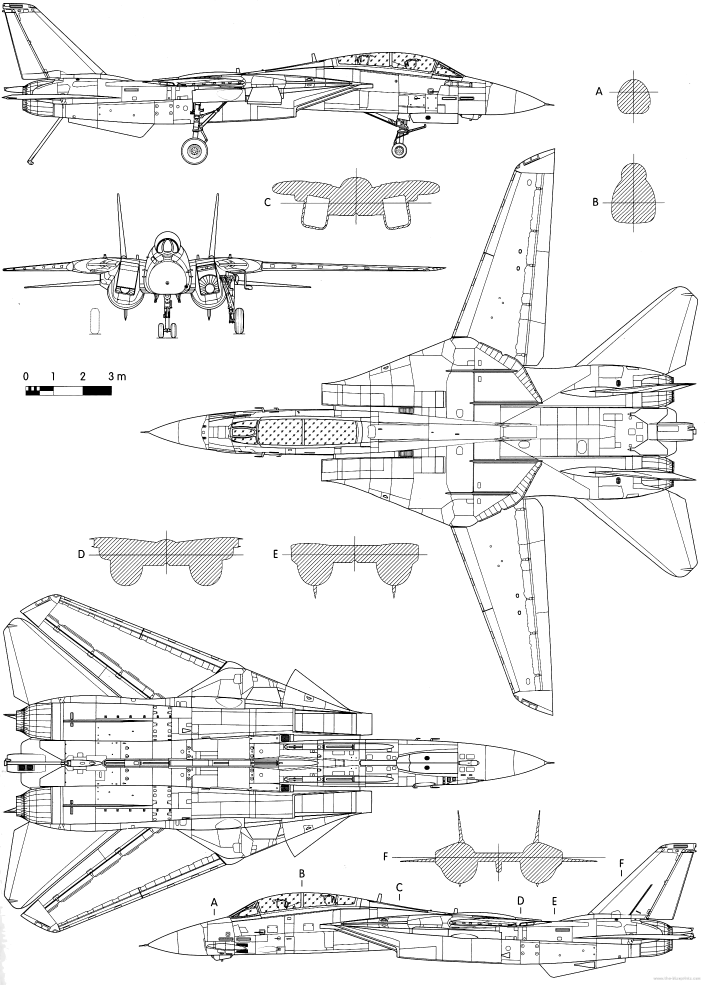
#> input picture references/UPC_Figure3_15_source_exact.png, 2113 x 2953 px (shown at 1/3 size)
$ python recover_C_aperture_white_envelopes_v2.py
#> lines starting #> are read from the running program, lines starting #| are printed output that depends on the picture
"""C-Öffnungen aus Weißkomponenten rekonstruieren; keine Kontur ersetzen."""
from pathlib import Path
from collections import deque
from PIL import Image,ImageDraw
import numpy as np,json,hashlib
O=Path(__file__).parent;R=O.parents[1];src=R/'references/UPC_Figure3_15_source_exact.png';im=Image.open(src).convert('RGB');a=np.array(im.convert('L'));cases=[]
#> further down, im is the input picture: PIL image 2113x2953 RGB; min 0, max 255, mean 239.5
for threshold in [96,128,160]:
 loops=[]
 for label,(lo,hi),seeds in [('links',(900,1000),[(950,600),(950,640)]),('rechts',(1140,1240),[(1180,600),(1180,640)])]:
  comps=[]
  for seed in seeds:
   assert a[seed[1],seed[0]]>=threshold;q=deque([seed]);seen={seed}
   while q:
    x,y=q.popleft()
    for xx,yy in [(x-1,y),(x+1,y),(x,y-1),(x,y+1)]:
     if lo<=xx<hi and 580<=yy<690 and (xx,yy) not in seen and a[yy,xx]>=threshold:seen.add((xx,yy));q.append((xx,yy))
   assert all(lo<x<hi-1 and 580<y<689 for x,y in seen);comps.append(seen)
  assert not comps[0].intersection(comps[1]);points=comps[0]|comps[1];ys=sorted(set(y for x,y in points if not 607<=y<=611));missing=[y for y in range(ys[0],ys[-1]+1) if y not in ys];assert all(607<=y<=611 for y in missing)
  left=[[min(x for x,yy in points if yy==y),y] for y in ys];right=[[max(x for x,yy in points if yy==y),y] for y in ys];loop=left+right[::-1]
  # Some tip rows contain a single white pixel; remove consecutive duplicates, including closure.
  clean=[]
  for v in loop:
   if not clean or v!=clean[-1]:clean.append(v)
  if clean[0]==clean[-1]:clean.pop()
  area=abs(sum(p[0]*q[1]-q[0]*p[1] for p,q in zip(clean,clean[1:]+clean[:1])))/2
  loops.append(dict(label=label,loop_pixel=clean,white_component_pixel_counts=[len(c) for c in comps],omitted_axis_rows=missing,area_pixel2=area))
 cases.append(dict(threshold=threshold,apertures=loops))
j=dict(status='C_WEISSRAUMHUELLEN_V2_SEPARAT_REKONSTRUIERT',source_sha256=hashlib.sha256(src.read_bytes()).hexdigest(),method='Zwei vierfach verbundene Weißkomponenten je Öffnung, oberhalb/unterhalb der horizontalen Achse; zeilenweise Randhülle.',cases=cases,limits=['Weißraumrand ist nicht Strichmitte oder physische Kanalfläche.','Achsenlücke wird nur durch Polygonkanten überbrückt und bleibt ungemessen.','Native Topologie, Verschachtelung und Außenwandabstand noch ungeprüft.','Historische C-Loops und alle CAD-/Masterdateien unverändert.'],metric_registration_verified=False,production_release=False)
(O/'C_aperture_white_envelopes_v2.json').write_text(json.dumps(j,ensure_ascii=False,indent=2)+'\n',encoding='utf-8');crop=im.crop((895,575,1240,695)).resize((1035,360));dr=ImageDraw.Draw(crop)
#> after `crop = im.crop((895, 575, 1240, 695)).resize((1035, 360))`:
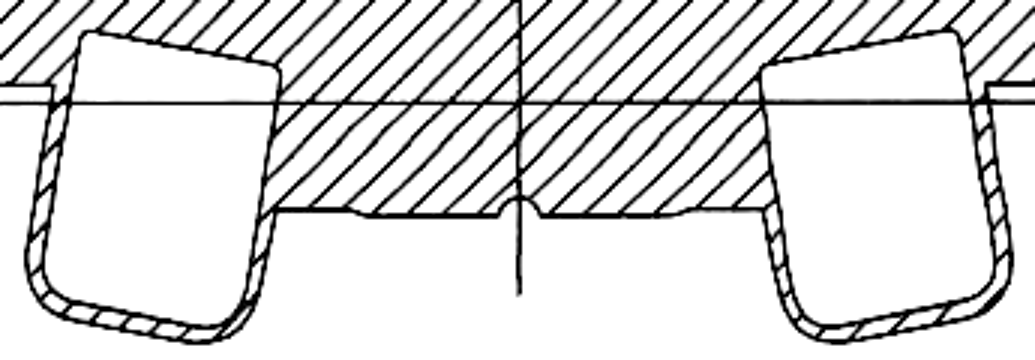
#> crop: PIL image 1035x360 RGB; min 0, max 255, mean 222.9
for v in cases[1]['apertures']:
 pts=[((x-895)*3,(y-575)*3) for x,y in v['loop_pixel']];dr.line(pts+[pts[0]],fill=(220,0,0),width=1)
crop.save(O/'C_aperture_white_envelopes_v2_overlay.png');print([(v['threshold'],[(q['label'],len(q['loop_pixel']),q['area_pixel2'],q['omitted_axis_rows']) for q in v['apertures']]) for v in cases])
#> after `crop.save(O / 'C_aperture_white_envelopes_v2_overlay.png')`:
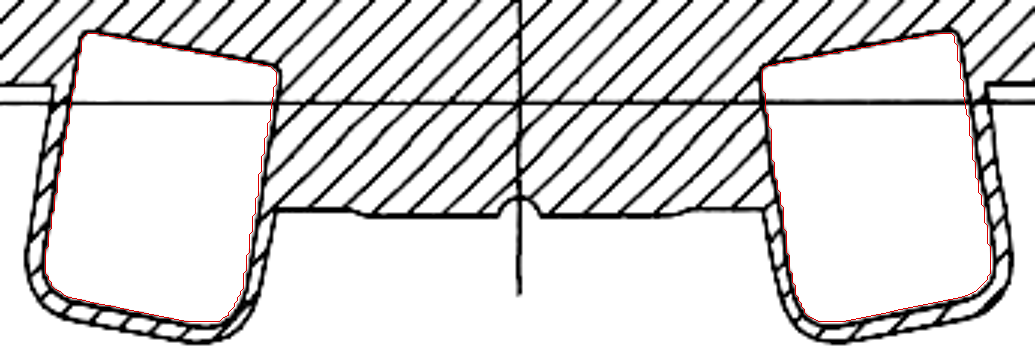
#> saved as C_aperture_white_envelopes_v2_overlay.png: PIL image 1035x360 RGB; mean R, G, B 223.1, 222.1, 222.1
#> (printed output is left out)
